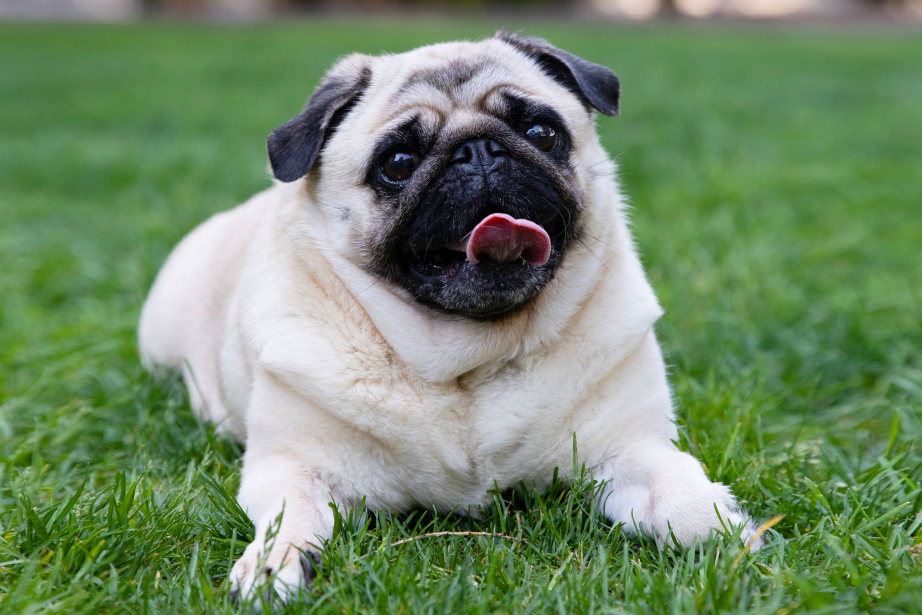
//> input picture cpp_opencv/photos/dog1.jpg, 2765 x 1843 px (shown at 1/3 size)
$ ./histogram   (built with g++ and OpenCV 4)
//> lines starting //> are read from the running program, lines starting //| are printed output that depends on the picture; after the words box and inside, x2 and y2 are one past the last pixel; in counts of white or black regions, pixels touching at a corner belong together
#include <opencv2/opencv.hpp>
#include <vector>
#include <stdio.h>

using namespace cv;

std::string photo = "../../photos/dog1.jpg";

int main(){
    Mat image = imread(photo);
//> image is the input picture: 1843 rows x 2765 cols, CV_8UC3; mean B, G, R 105.2, 138.7, 114.6
    resize(image, image, cv::Size(), 0.2, 0.2);
//> image: 369 rows x 553 cols, CV_8UC3
    imshow("dog", image);

    // blank canvas
    Mat blank = Mat::zeros(image.rows, image.cols, CV_8U);
    imshow("blank", blank);

    Mat circle_mask = blank.clone();
    circle(circle_mask, Point(image.cols/2, image.rows/2), 100, Scalar(255,255,255), -1, 8, 0);
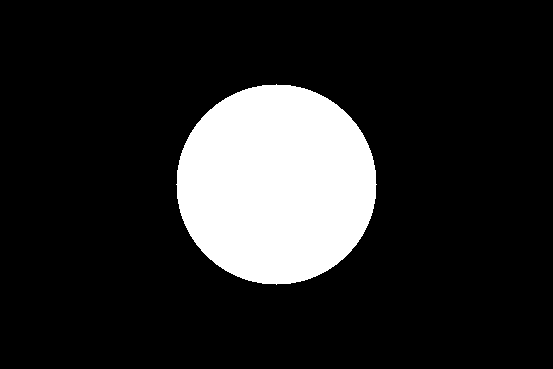
//> circle_mask: 369 rows x 553 cols, CV_8UC1; 15.4% white; 1 white region, box (x1, y1, x2, y2) and area: (176, 84, 377, 285) 31417
    imshow("circle", circle_mask);


    int histSize = 256;
    float range[] = { 0, 256 };
    const float* histRange[] = { range };
    bool uniform = true, accumulate = false;
    int hist_w = 512, hist_h = 400;
    int bin_w = cvRound( (double) hist_w/histSize );

    // GrayScale image histogram
    Mat grayscale;
    cvtColor(image, grayscale, COLOR_BGR2GRAY);
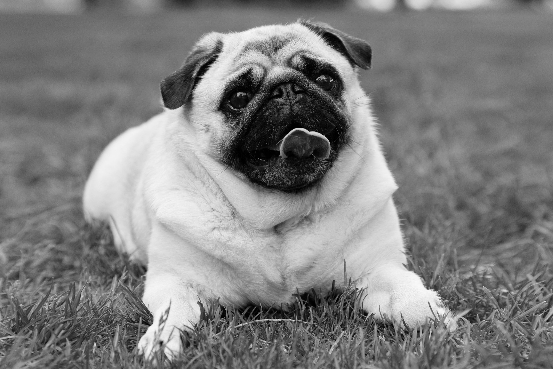
//> grayscale: 369 rows x 553 cols, CV_8UC1; min 0, max 249, mean 127.6

    std::vector<Mat> bgr_planes0;
    split( grayscale, bgr_planes0 );
    Mat gray_hist;
    calcHist( &bgr_planes0[0], 1, 0, Mat(), gray_hist, 1, &histSize, histRange, uniform, accumulate );
//> gray_hist = 256 values, max 3887 at index 119, min 0 at index 250, mean 797.1

    // plotting the histogram onto an image
    Mat grayhistImage( hist_h, hist_w, CV_8UC3, Scalar( 0,0,0) );
    normalize(gray_hist, gray_hist, 0, grayhistImage.rows, NORM_MINMAX, -1, Mat() );
//> gray_hist = 256 values, max 400 at index 119, min 0 at index 250, mean 82.03
    for( int i = 1; i < histSize; i++ )
    {
        line( grayhistImage, Point( bin_w*(i-1), hist_h - cvRound(gray_hist.at<float>(i-1)) ),
            Point( bin_w*(i), hist_h - cvRound(gray_hist.at<float>(i)) ),
            Scalar( 255, 0, 0), 2, 8, 0
        );
    }
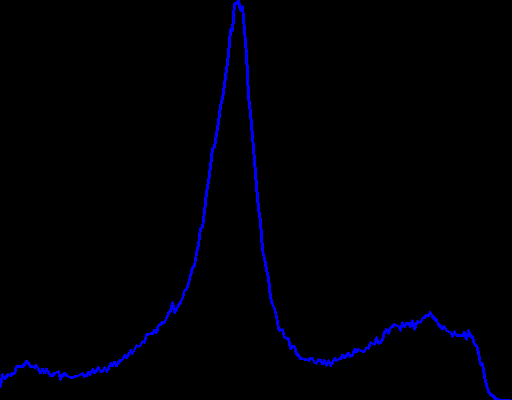
//> grayhistImage: 400 rows x 512 cols, CV_8UC3; mean B, G, R 4.9, 0, 0
    imshow("gray hist ", grayhistImage);


    // Color Image histogram
    std::vector<Mat> bgr_planes;
    split( image, bgr_planes );
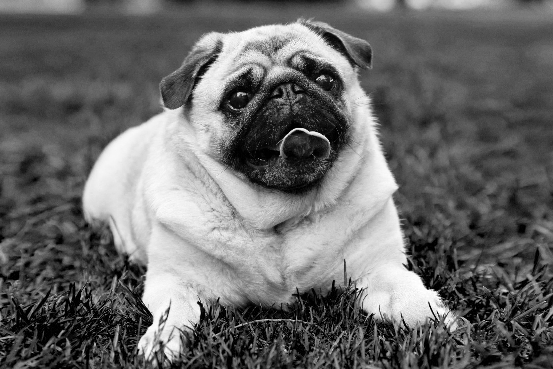
//> bgr_planes[0]: 369 rows x 553 cols, CV_8UC1; min 0, max 255, mean 105.1
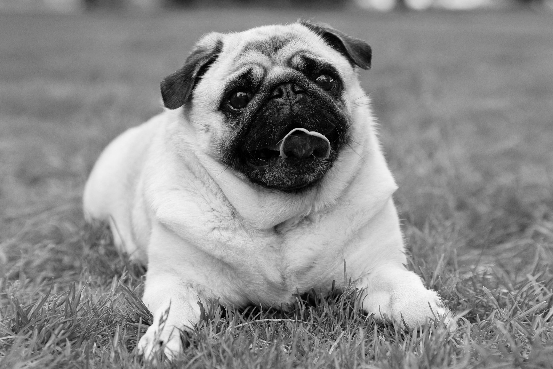
//> bgr_planes[1]: 369 rows x 553 cols, CV_8UC1; min 0, max 250, mean 138.7
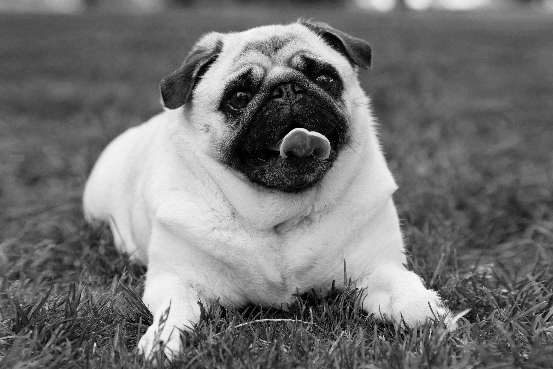
//> bgr_planes[2]: 369 rows x 553 cols, CV_8UC1; min 0, max 248, mean 114.6

    Mat b_hist, g_hist, r_hist;
    calcHist( &bgr_planes[0], 1, 0, Mat(), b_hist, 1, &histSize, histRange, uniform, accumulate );
//> b_hist = 256 values, max 4223 at index 0, min 22 at index 254, mean 797.1
    calcHist( &bgr_planes[1], 1, 0, Mat(), g_hist, 1, &histSize, histRange, uniform, accumulate );
//> g_hist = 256 values, max 4224 at index 137, min 0 at index 251, mean 797.1
    calcHist( &bgr_planes[2], 1, 0, Mat(), r_hist, 1, &histSize, histRange, uniform, accumulate );
//> r_hist = 256 values, max 3617 at index 90, min 0 at index 249, mean 797.1

    // plotting on the histogram
    Mat colorhistImage( hist_h, hist_w, CV_8UC3, Scalar( 0,0,0) );
    normalize(b_hist, b_hist, 0, colorhistImage.rows, NORM_MINMAX, -1, Mat() );
//> b_hist = 256 values, max 400 at index 0, min 0 at index 254, mean 73.8
    normalize(g_hist, g_hist, 0, colorhistImage.rows, NORM_MINMAX, -1, Mat() );
//> g_hist = 256 values, max 400 at index 137, min 0 at index 251, mean 75.48
    normalize(r_hist, r_hist, 0, colorhistImage.rows, NORM_MINMAX, -1, Mat() );
//> r_hist = 256 values, max 400 at index 90, min 0 at index 249, mean 88.15
    for( int i = 1; i < histSize; i++ )
    {
        line( colorhistImage, Point( bin_w*(i-1), hist_h - cvRound(b_hist.at<float>(i-1)) ),
            Point( bin_w*(i), hist_h - cvRound(b_hist.at<float>(i)) ),
            Scalar( 255, 0, 0), 2, 8, 0
        );
        line( colorhistImage, Point( bin_w*(i-1), hist_h - cvRound(g_hist.at<float>(i-1)) ),
            Point( bin_w*(i), hist_h - cvRound(g_hist.at<float>(i)) ),
            Scalar( 0, 255, 0), 2, 8, 0
        );
        line( colorhistImage, Point( bin_w*(i-1), hist_h - cvRound(r_hist.at<float>(i-1)) ),
            Point( bin_w*(i), hist_h - cvRound(r_hist.at<float>(i)) ),
            Scalar( 0, 0, 255), 2, 8, 0
        );
    }
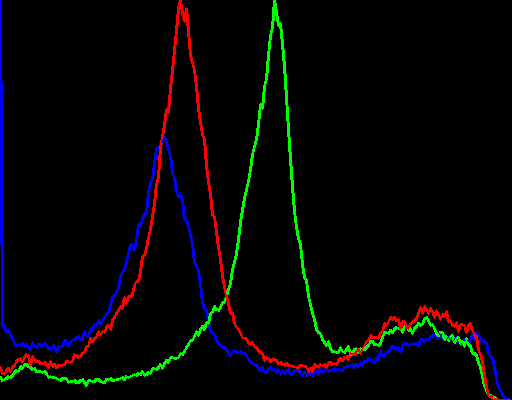
//> colorhistImage: 400 rows x 512 cols, CV_8UC3; mean B, G, R 4.9, 4.6, 5
    imshow("color histogram", colorhistImage );

    waitKey(0);
    return 0;
}

$ run again, with cpp_opencv/photos/dog2.jpg copied over cpp_opencv/photos/dog1.jpg
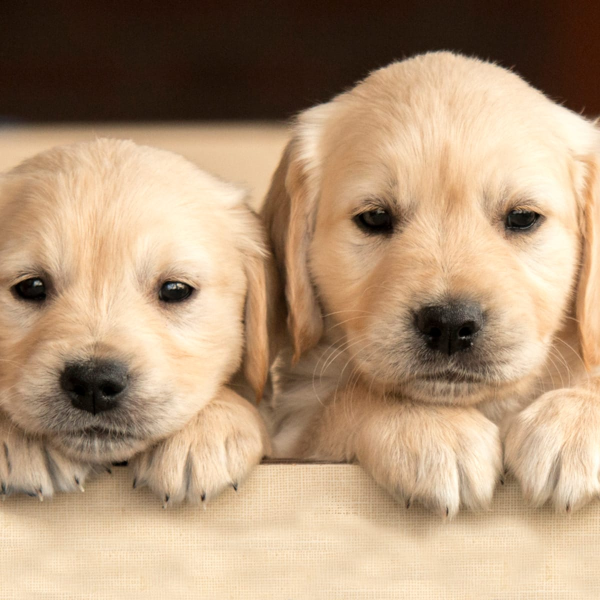
//> input picture cpp_opencv/photos/dog2.jpg, 1200 x 1200 px (shown at 1/2 size)
//> image is the input picture: 1200 rows x 1200 cols, CV_8UC3; mean B, G, R 120.1, 149.1, 177.1
//> image: 240 rows x 240 cols, CV_8UC3
//> `circle(circle_mask, Point(image.cols/2, image.rows/2), 100, Scalar(255..`:
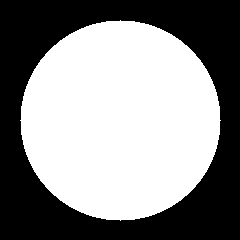
//> circle_mask: 240 rows x 240 cols, CV_8UC1; 54.5% white; 1 black region, box (x1, y1, x2, y2) and area: (0, 0, 240, 240) 26183
//> `calcHist( &bgr_planes0[0], 1, 0, Mat(), gray_hist, 1, &histSize, histR..`: gray_hist = 256 values, max 1409 at index 25, min 0 at index 253, mean 225
//> `normalize(gray_hist, gray_hist, 0, grayhistImage.rows, NORM_MINMAX, -1..`: gray_hist = 256 values, max 400 at index 25, min 0 at index 253, mean 63.88
//> `calcHist( &bgr_planes[0], 1, 0, Mat(), b_hist, 1, &histSize, histRange..`: b_hist = 256 values, max 1450 at index 11, min 0 at index 241, mean 225
//> `calcHist( &bgr_planes[1], 1, 0, Mat(), g_hist, 1, &histSize, histRange..`: g_hist = 256 values, max 1422 at index 22, min 1 at index 255, mean 225
//> `calcHist( &bgr_planes[2], 1, 0, Mat(), r_hist, 1, &histSize, histRange..`: r_hist = 256 values, max 3174 at index 255, min 5 at index 4, mean 225
//> `normalize(b_hist, b_hist, 0, colorhistImage.rows, NORM_MINMAX, -1, Mat..`: b_hist = 256 values, max 400 at index 11, min 0 at index 241, mean 62.07
//> `normalize(g_hist, g_hist, 0, colorhistImage.rows, NORM_MINMAX, -1, Mat..`: g_hist = 256 values, max 400 at index 22, min 0 at index 255, mean 63.05
//> `normalize(r_hist, r_hist, 0, colorhistImage.rows, NORM_MINMAX, -1, Mat..`: r_hist = 256 values, max 400 at index 255, min 0 at index 4, mean 27.77
//> after the loop `for( int i = 1; i < histSize; i++ )`:
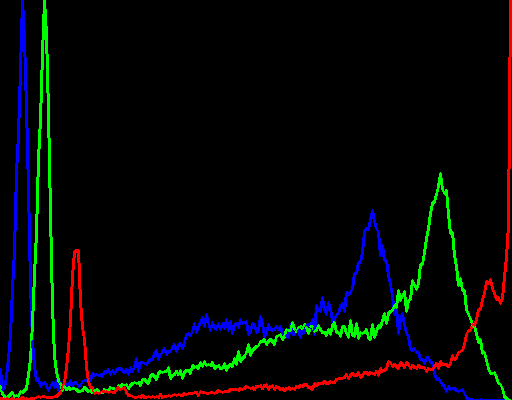
//> colorhistImage: 400 rows x 512 cols, CV_8UC3; mean B, G, R 6.8, 6.9, 4.6

$ run again, with cpp_opencv/photos/dog3.jpg copied over cpp_opencv/photos/dog1.jpg
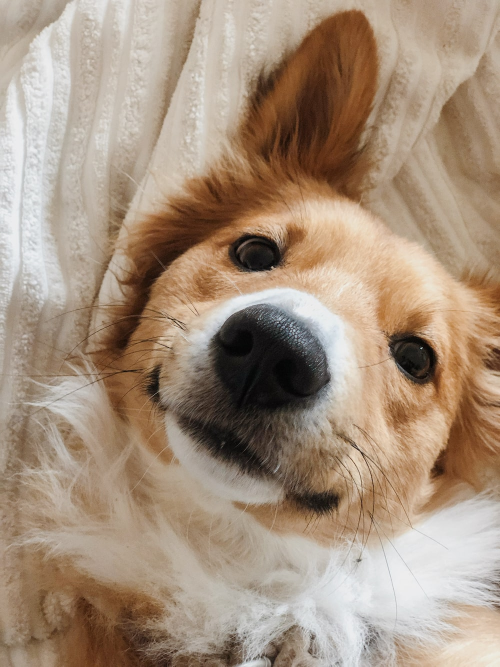
//> input picture cpp_opencv/photos/dog3.jpg, 1000 x 1333 px (shown at 1/2 size)
//> image is the input picture: 1333 rows x 1000 cols, CV_8UC3; mean B, G, R 125.4, 144.8, 165.5
//> image: 267 rows x 200 cols, CV_8UC3
//> `circle(circle_mask, Point(image.cols/2, image.rows/2), 100, Scalar(255..`:
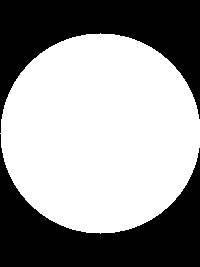
//> circle_mask: 267 rows x 200 cols, CV_8UC1; 58.8% white; 2 black regions, box (x1, y1, x2, y2) and area: (0, 0, 200, 133) 10992, (0, 134, 200, 267) 10992
//> `calcHist( &bgr_planes0[0], 1, 0, Mat(), gray_hist, 1, &histSize, histR..`: gray_hist = 256 values, max 529 at index 154, min 0 at index 0, mean 208.6
//> `normalize(gray_hist, gray_hist, 0, grayhistImage.rows, NORM_MINMAX, -1..`: gray_hist = 256 values, max 400 at index 154, min 0 at index 0, mean 157.7
//> `calcHist( &bgr_planes[0], 1, 0, Mat(), b_hist, 1, &histSize, histRange..`: b_hist = 256 values, max 409 at index 171, min 0 at index 1, mean 208.6
//> `calcHist( &bgr_planes[1], 1, 0, Mat(), g_hist, 1, &histSize, histRange..`: g_hist = 256 values, max 504 at index 165, min 0 at index 1, mean 208.6
//> `calcHist( &bgr_planes[2], 1, 0, Mat(), r_hist, 1, &histSize, histRange..`: r_hist = 256 values, max 646 at index 174, min 0 at index 0, mean 208.6
//> `normalize(b_hist, b_hist, 0, colorhistImage.rows, NORM_MINMAX, -1, Mat..`: b_hist = 256 values, max 400 at index 171, min 0 at index 1, mean 204
//> `normalize(g_hist, g_hist, 0, colorhistImage.rows, NORM_MINMAX, -1, Mat..`: g_hist = 256 values, max 400 at index 165, min 0 at index 1, mean 165.6
//> `normalize(r_hist, r_hist, 0, colorhistImage.rows, NORM_MINMAX, -1, Mat..`: r_hist = 256 values, max 400 at index 174, min 0 at index 0, mean 129.2
//> after the loop `for( int i = 1; i < histSize; i++ )`:
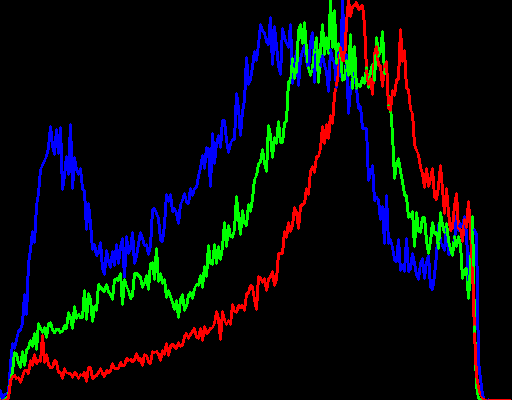
//> colorhistImage: 400 rows x 512 cols, CV_8UC3; mean B, G, R 11.7, 9.9, 7.8
